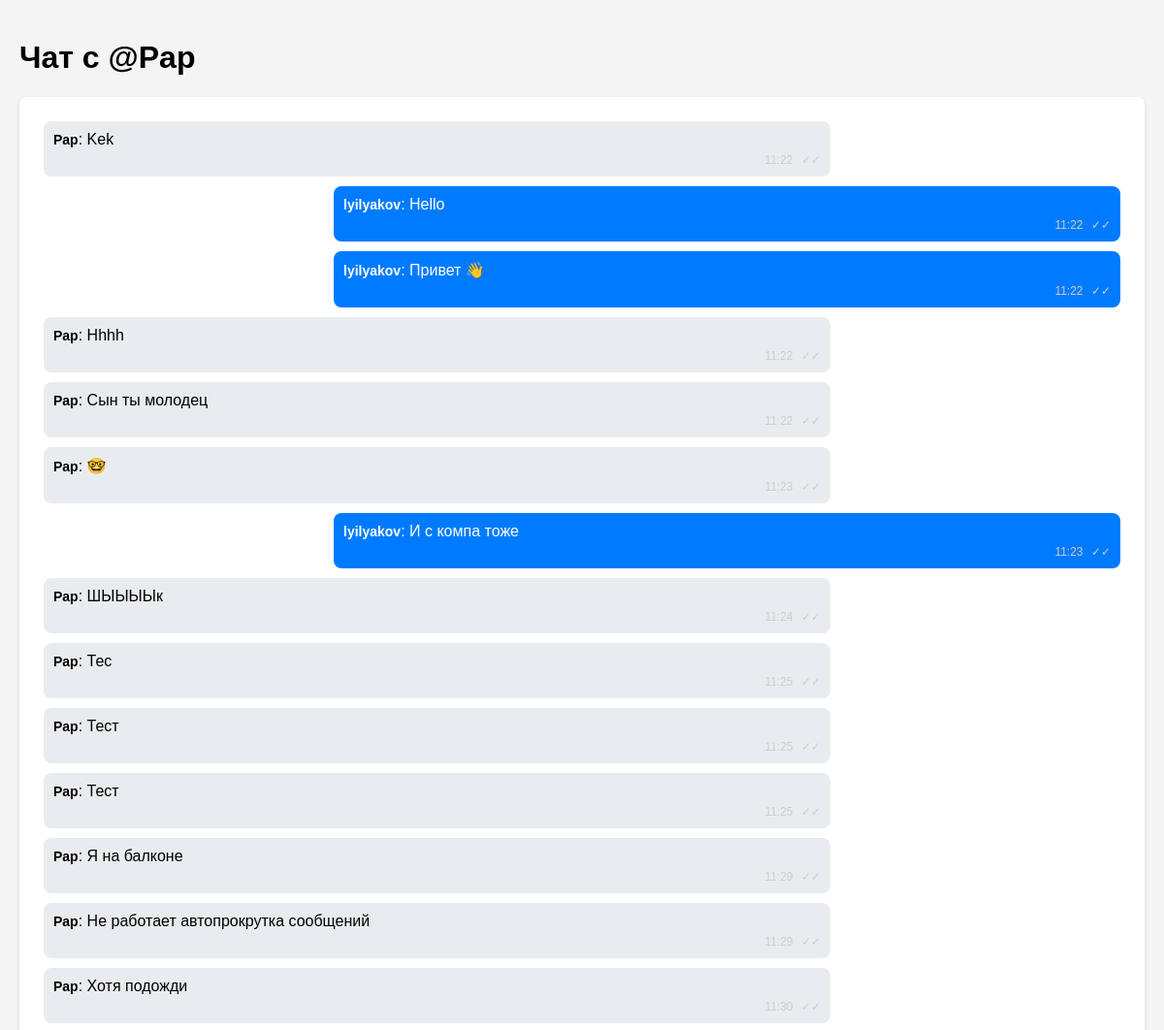
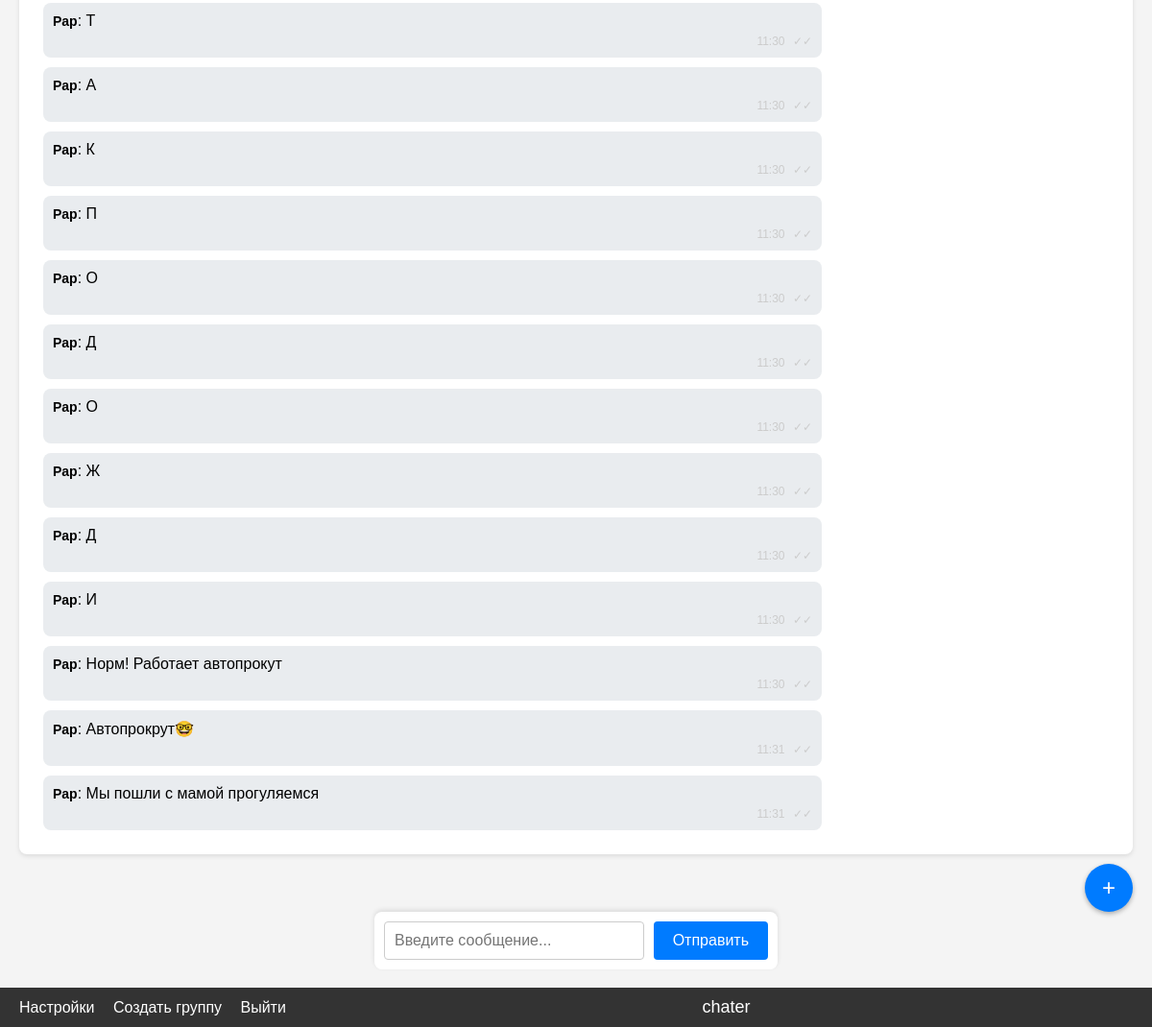
/chat/2 (signed in), run on the app's committed database (2 pictures, top to bottom).
### app.py (models this page shows, shortened)
class User(UserMixin, db.Model):
    id = db.Column(db.Integer, primary_key=True)
    username = db.Column(db.String(80), unique=True, nullable=False)
    password_hash = db.Column(db.String(128), nullable=False)
    avatar = db.Column(db.String(100), nullable=True)
    direct_messages_as_user1 = db.relationship('DirectMessage', foreign_keys='DirectMessage.user1_id', backref='user1')
    direct_messages_as_user2 = db.relationship('DirectMessage', foreign_keys='DirectMessage.user2_id', backref='user2')
    groups = db.relationship('Group', secondary='group_members', backref='members')
    sent_messages = db.relationship('Message', backref='sender')

class Message(db.Model):
    id = db.Column(db.Integer, primary_key=True)
    conversation_id = db.Column(db.Integer, db.ForeignKey('conversations.id'), nullable=False)
    sender_id = db.Column(db.Integer, db.ForeignKey('user.id'), nullable=False)
    text = db.Column(db.Text, nullable=False)
    timestamp = db.Column(db.DateTime, default=datetime.utcnow)

### app.py (the view)
@app.route('/chat/<int:conversation_id>')
@login_required
def chat(conversation_id):
    conversation = db.session.get(Conversation, conversation_id) or abort(404)
    if isinstance(conversation, DirectMessage):
        if current_user not in [conversation.user1, conversation.user2]:
            logger.warning(f'Пользователь {current_user.username} пытался открыть недоступную беседу {conversation_id}')
            abort(403)
    elif isinstance(conversation, Group):
        if current_user not in conversation.members:
            logger.warning(f'Пользователь {current_user.username} пытался открыть недоступную группу {conversation_id}')
            abort(403)
    messages = conversation.messages.order_by(Message.timestamp.asc()).all()
    logger.info(f'Пользователь {current_user.username} открыл чат {conversation_id} с {len(messages)} сообщениями')
    return render_template('chat.html', conversation=conversation, messages=messages)

### app.py (called while the page is built)
@login_manager.user_loader
def load_user(user_id):
    return db.session.get(User, int(user_id))

### templates/chat.html (shortened to what this page needs)
{% extends "base.html" %}
{% block content %}
    <h1>
        {% if conversation.type == 'direct' %}
            Чат с @{{ conversation.user1.username if conversation.user1 != current_user else conversation.user2.username }}
        {% else %}
            {{ conversation.name }}
            {% if conversation.creator == current_user %}
                <a href="{{ url_for('add_members', group_id=conversation.id) }}">Добавить участников</a>
            {% endif %}
        {% endif %}
    </h1>
    <div id="messages">
        {% for message in messages %}
            <div class="message {% if message.sender_id == current_user.id %}sent{% else %}received{% endif %}" data-message-id="{{ message.id }}">
                <strong>{{ message.sender.username }}</strong>: {{ message.text }} <br>
                <small>{{ message.timestamp.strftime('%H:%M') }} <span class="status">✓✓</span></small>
            </div>
        {% endfor %}
    </div>
    <form id="chat-form" onsubmit="return false;">
        <input type="text" id="message-input" placeholder="Введите сообщение..." autocomplete="off" required>
        <input type="submit" value="Отправить">
    </form>
{% endblock %}

### static/css/style.css (style rules this page uses)
body { font-family: Arial, sans-serif; margin: 0; padding: 20px; padding-bottom: 100px; background-color: #f4f4f4; }
form { max-width: 400px; margin: 0 auto; background-color: white; padding: 20px; border-radius: 8px; box-shadow: 0 2px 5px rgba(0,0,0,0.1); }
form input[type="text"], form input[type="password"], form select { width: 100%; padding: 8px; box-sizing: border-box; border: 1px solid #ccc; border-radius: 4px; }
form input[type="submit"] { background-color: #333; color: white; padding: 10px 20px; border: none; border-radius: 4px; cursor: pointer; }
#messages { max-height: calc(100vh - 200px); overflow-y: auto; margin-bottom: 80px; background-color: white; padding: 15px; border-radius: 8px; box-shadow: 0 2px 5px rgba(0,0,0,0.1); min-height: 100px; }
.message { margin: 10px 0; padding: 10px; border-radius: 8px; max-width: 70%; position: relative; word-wrap: break-word; }
.message.sent { background-color: #007bff; color: white; margin-left: auto; margin-right: 10px; }
.message.received { background-color: #e9ecef; color: black; margin-right: auto; margin-left: 10px; }
.message strong { font-size: 14px; }
.message small { font-size: 12px; color: #ccc; display: block; margin-top: 5px; text-align: right; }
.message .status { color: #ccc; margin-left: 5px; }
#chat-form { position: fixed; bottom: 60px; left: 20px; right: 20px; display: flex; background-color: white; padding: 10px; border-radius: 8px; box-shadow: 0 -2px 5px rgba(0,0,0,0.1); z-index: 1000; }
#chat-form input[type="text"] { flex-grow: 1; margin-right: 10px; padding: 10px; border: 1px solid #ccc; border-radius: 4px; font-size: 16px; }
#chat-form input[type="submit"] { background-color: #007bff; color: white; padding: 10px 20px; border: none; border-radius: 4px; cursor: pointer; font-size: 16px; }

### data on the page
User: user1 "Pap"
Message: sender.username "Pap", text "Kek", timestamp "11:22"
Message: sender.username "lyilyakov", text "Hello", timestamp "11:22"
Message: sender.username "lyilyakov", text "Привет 👋", timestamp "11:22"
Message: sender.username "Pap", text "Hhhh", timestamp "11:22"
Message: sender.username "Pap", text "Сын ты молодец", timestamp "11:22"
Message: sender.username "Pap", text "🤓", timestamp "11:23"
Message: sender.username "lyilyakov", text "И с компа тоже", timestamp "11:23"
Message: sender.username "Pap", text "ШЫЫЫЫк", timestamp "11:24"
Message: sender.username "Pap", text "Тес", timestamp "11:25"
Message: sender.username "Pap", text "Тест", timestamp "11:25"
Message: sender.username "Pap", text "Тест", timestamp "11:25"
Message: sender.username "Pap", text "Я на балконе", timestamp "11:29"
Message: sender.username "Pap", text "Не работает автопрокрутка сообщений", timestamp "11:29"
Message: sender.username "Pap", text "Хотя подожди", timestamp "11:30"
Message: sender.username "Pap", text "Т", timestamp "11:30"
Message: sender.username "Pap", text "А", timestamp "11:30"
Message: sender.username "Pap", text "К", timestamp "11:30"
Message: sender.username "Pap", text "П", timestamp "11:30"
Message: sender.username "Pap", text "О", timestamp "11:30"
Message: sender.username "Pap", text "Д", timestamp "11:30"
Message: sender.username "Pap", text "О", timestamp "11:30"
Message: sender.username "Pap", text "Ж", timestamp "11:30"
Message: sender.username "Pap", text "Д", timestamp "11:30"
Message: sender.username "Pap", text "И", timestamp "11:30"
Message: sender.username "Pap", text "Норм! Работает автопрокут", timestamp "11:30"
Message: sender.username "Pap", text "Автопрокрут🤓", timestamp "11:31"
Message: sender.username "Pap", text "Мы пошли с мамой прогуляемся", timestamp "11:31"
